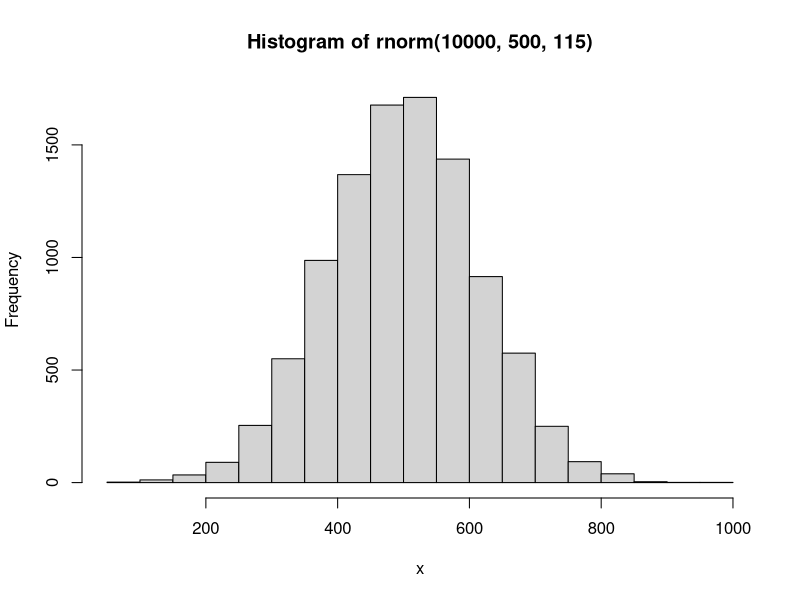
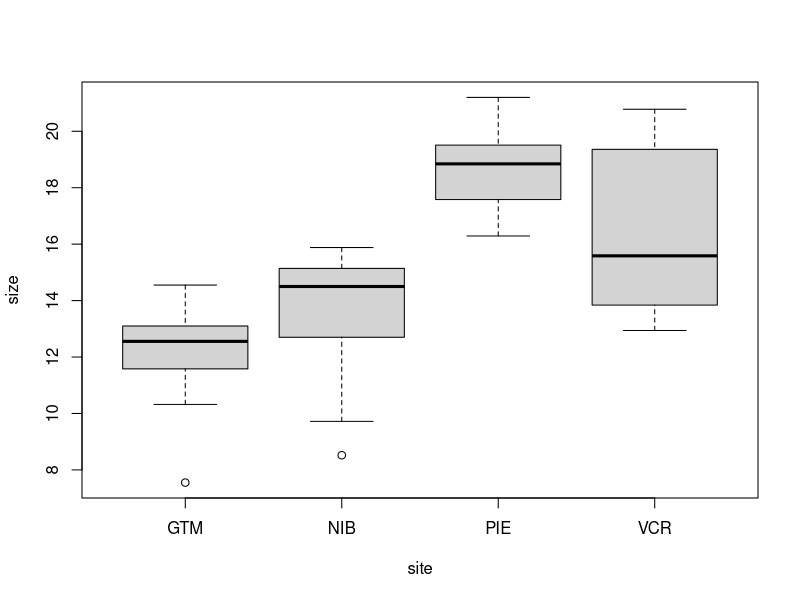
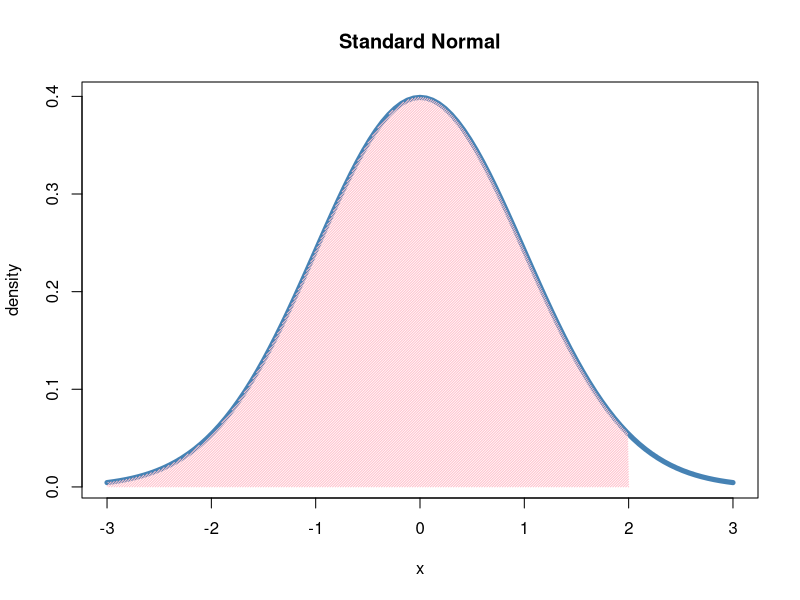

These figures' R source, in order:
## ---- chunk 1
summary(iris)
## ---- chunk 2
hist(rnorm(10000,500,115),xlab="x")
## ---- chunk 3
CrabDat <- read.csv("L2/FiddlerCrabData.csv")
boxplot(size~site, data=CrabDat)
## ---- chunk 4
x<-0:5
probs<-dbinom(0:5,5,0.2)
## ---- chunk 5
curve(dnorm(x, 0, 1), from = -3, to = 3, lwd = 5, col = 'steelblue',
      ylab = 'density', main = "Standard Normal")
x <- seq(-3, 2, 0.01)
y <- dnorm(x)
z <- 2
#axis(1, at = c(-z, 0, z), labels = c(expression(-z[alpha]), 0, expression(z[alpha])))
polygon(c(-3, x[x > -3 & x < z], z ),
        c(0, y[x > -3 & x < z], 0), col = 'pink',angle = 45, density = 55,
        border = FALSE)

#seq(-4,4,by=0.01)
#plot(-3:3,dnorm(-3:3,0,1))
## ---- chunk 6
length_Scelloporus<-c(49.79345, 48.27289, 47.01204,
                      50.04918, 33.23075, 36.95524,
                      45.49277, 44.33337, 40.92777,
                      40.02123)
## ---- chunk 7
teporingospaired<-read.csv("teporingospaired.csv")
t.test(teporingospaired$diet, teporingospaired$original,
       paired=T, alternative='two.sided')

## ---- chunk 8
summary(lm(Petal.Length~Petal.Width*Species,data=iris))
